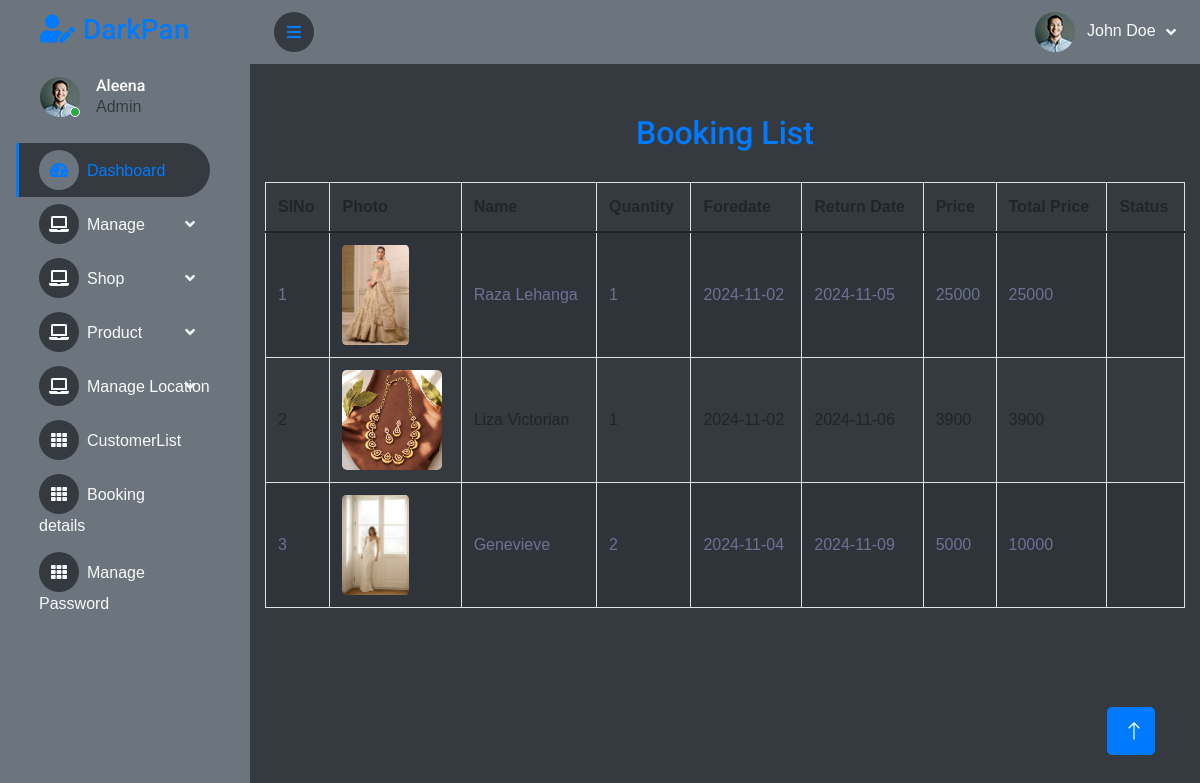
The page /Project/Admin/ViewBooking.php on the database its author committed.
### tables this page shows
CREATE TABLE `tbl_cart` (
  `cart_id` int(11) NOT NULL,
  `cart_quantity` int(11) NOT NULL,
  `cart_status` int(11) NOT NULL DEFAULT 0,
  `product_id` int(11) NOT NULL,
  `booking_id` int(11) NOT NULL
);

CREATE TABLE `tbl_product` (
  `product_id` int(11) NOT NULL,
  `product_name` varchar(100) NOT NULL,
  `product_description` varchar(600) NOT NULL,
  `product_price` int(11) NOT NULL,
  `product_photo` varchar(100) NOT NULL,
  `subcategory_id` int(11) NOT NULL,
  `shop_id` int(11) NOT NULL,
  `material_id` int(11) NOT NULL,
  `product_vstatus` int(11) NOT NULL DEFAULT 0
);

CREATE TABLE `tbl_booking` (
  `booking_id` int(11) NOT NULL,
  `booking_date` varchar(10) NOT NULL,
  `booking_amount` int(11) NOT NULL,
  `booking_status` int(11) NOT NULL DEFAULT 0,
  `booking_foredate` varchar(10) NOT NULL,
  `booking_returningdate` varchar(10) NOT NULL,
  `user_id` int(11) NOT NULL
);

### Project/Admin/ViewBooking.php (the view, shortened to what this page needs)
<?php
include("../Assets/Connection/connection.php");
include("Head.php");
?>
<!DOCTYPE html PUBLIC "-//W3C//DTD XHTML 1.0 Transitional//EN" "http://www.w3.org/TR/xhtml1/DTD/xhtml1-transitional.dtd">
<html xmlns="http://www.w3.org/1999/xhtml">
<head>
<link href="https://stackpath.bootstrapcdn.com/bootstrap/4.5.2/css/bootstrap.min.css" rel="stylesheet">
</head>
<body>
<div class="container">
    <h2>Booking List</h2>
    <table class="table table-bordered table-striped">
        <thead>
            <tr>
                <th>SINo</th>
                <th>Photo</th>
                <th>Name</th>
                <th>Quantity</th>
                <th>Foredate</th>
                <th>Return Date</th>
                <th>Price</th>
                <th>Total Price</th>
                <th>Status</th>
            </tr>
        </thead>
        <tbody>
            <?php
            $i = 0;
            $selQry = "SELECT * FROM tbl_booking b
                        INNER JOIN tbl_cart c ON b.booking_id = c.booking_id
                        INNER JOIN tbl_product p ON p.product_id = c.product_id
                        WHERE b.booking_status >= '2'";
            $result = $con->query($selQry);
            while ($row = $result->fetch_assoc()) {
                $i++;
            ?>
            <tr>
                <td><?php echo $i; ?></td>
                <td><img src="../Assets/Files/Product/Photos/<?php echo htmlspecialchars($row['product_photo']); ?>" alt="Product Photo" /></td>
                <td><?php echo htmlspecialchars($row['product_name']); ?></td>
                <td><?php echo htmlspecialchars($row['cart_quantity']); ?></td>
                <td><?php echo htmlspecialchars($row['booking_foredate']); ?></td>
                <td><?php echo htmlspecialchars($row['booking_returningdate']); ?></td>
                <td><?php echo htmlspecialchars($row['product_price']); ?></td>
                <td><?php echo htmlspecialchars($row['cart_quantity'] * $row['product_price']); ?></td>
                <td class="<?php
                    switch ($row['cart_status']) {
                        default: echo 'status-pending'; echo 'Unknown Status'; break;
                    }
                ?>">
                </td>
            </tr>
            <?php
            }
            ?>
        </tbody>
    </table>
</div>
</body>
</html>
<?php
            include("Foot.php");
?>

### Project/Assets/Templates/Admin/css/style.css (style rules this page uses)
:root { --primary: #EB1616; --secondary: #191C24; --light: #6C7293; --dark: #000000; }

### Project/Admin/ViewBooking.php (style rules this page uses)
body { background-color: #f8f9fa; font-family: Arial, sans-serif; color: #343a40; }
.container { margin-top: 50px; }
h2 { text-align: center; margin-bottom: 30px; color: #007bff; }
.table img { max-width: 100px; max-height: 100px; border-radius: 5%; }
.table th, .table td { vertical-align: middle; }

### rows shown on the page
tbl_cart: product.product_photo (picture), product.product_name "Raza Lehanga", cart_quantity "1", booking.booking_foredate "2024-11-02", booking.booking_returningdate "2024-11-05", product.product_price "25000", $row['cart_quantity']*$row['product_price'] "25000"
tbl_cart: product.product_photo (picture), product.product_name "Liza Victorian", cart_quantity "1", booking.booking_foredate "2024-11-02", booking.booking_returningdate "2024-11-06", product.product_price "3900", $row['cart_quantity']*$row['product_price'] "3900"
tbl_cart: product.product_photo (picture), product.product_name "Genevieve", cart_quantity "2", booking.booking_foredate "2024-11-04", booking.booking_returningdate "2024-11-09", product.product_price "5000", $row['cart_quantity']*$row['product_price'] "10000"
